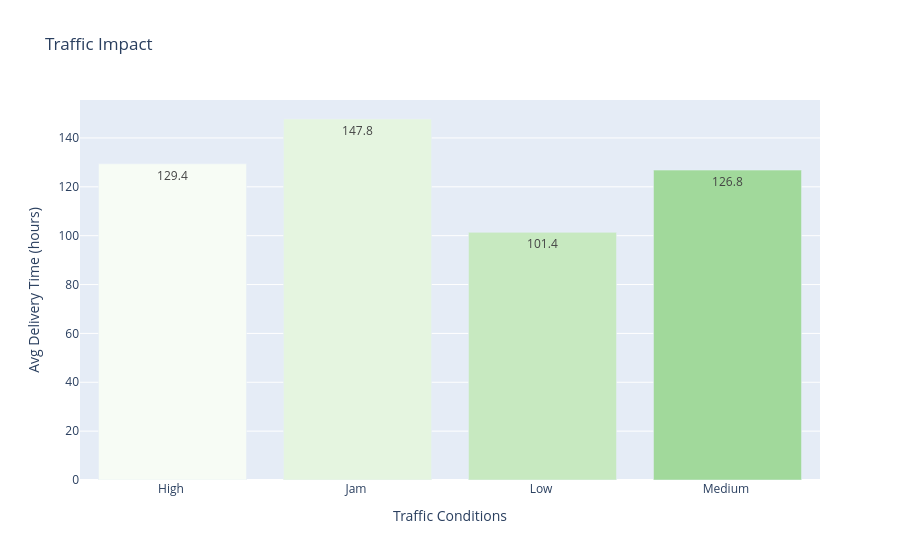

Notebook code for this chart:
### Code cell
plot_traffic_impact_plotly(df)  # Will render once and print insights using the main df

### Figure 1 — Plotly figure (JSON) as saved in the notebook; plotly's stock layout.template omitted (floating-point values rounded to 4 significant figures)
{"data": [{"hovertemplate": "%{x}: %{y:.1f}h", "marker": {"color": ["rgb(247,252,245)", "rgb(229,245,224)", "rgb(199,233,192)", "rgb(161,217,155)", "rgb(116,196,118)", "rgb(65,171,93)", "rgb(35,139,69)", "rgb(0,109,44)", "rgb(0,68,27)"]}, "text": [129.4, 147.8, 101.4, 126.8], "textposition": "auto", "type": "bar", "x": ["High ", "Jam ", "Low ", "Medium "], "y": [129.4, 147.8, 101.4, 126.8]}], "layout": {"title": {"text": "Traffic Impact"}, "xaxis": {"title": {"text": "Traffic Conditions"}}, "yaxis": {"title": {"text": "Avg Delivery Time (hours)"}}}}
